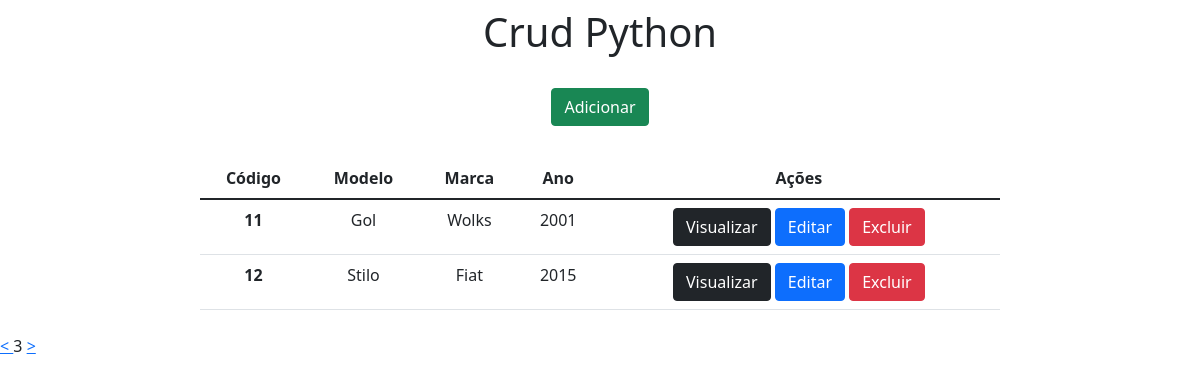
/?page=3, run on the app's committed database.
### app/models.py (models this page shows)
class Carros(models.Model):
    modelo = models.CharField(max_length=150)
    marca = models.CharField(max_length=100)
    ano = models.IntegerField()

### app/views.py (the view)
# urls.py: 2. Add a URL to urlpatterns:  path('', views.home, name='home')
def home(request):
    data = {}
    all = Carros.objects.all()
    paginator = Paginator(all, 2)
    pages = request.GET.get('page')
    data['db'] = paginator.get_page(pages)
    return render(request, 'index.html', data)

### app/templates/index.html (shortened to what this page needs)
<!DOCTYPE html>
<html lang="pt-br">
<head>
    <link href="https://cdn.jsdelivr.net/npm/bootstrap@5.1.1/dist/css/bootstrap.min.css" rel="stylesheet">
</head>
<body>
    <div class="col-8 m-auto pt-2 pb-2 text-center">
        <h1>Crud Python</h1>
    </div>
     <div class="col-8 m-auto pt-3 pb-2 text-center">
        <a href="/form" class="btn btn-success">Adicionar</a>
    </div>
     <div class="col-8 m-auto pt-4 pb-2 text-center">
        <table class="table">
            <thead class="thead-dark">
                <tr>
                  <th scope="col">Código</th>
                  <th scope="col">Modelo</th>
                  <th scope="col">Marca</th>
                  <th scope="col">Ano</th>
                  <th scope="col">Ações</th>
                </tr>
            </thead>
              <tbody>
              {%for dbs in db%}
               <tr>
                  <th> {{dbs.id}}</th>
                  <td>{{dbs.modelo}}</td>
                  <td>{{dbs.marca}}</td>
                  <td>{{dbs.ano}}</td>
                  <td>
                    <a href="/view/{{dbs.id}}" class=" btn btn-dark">Visualizar</a>
                    <a href="/edit/{{dbs.id}}" class=" btn btn-primary">Editar</a>
                    <a href="/delete/{{dbs.id}}" class=" btn btn-danger btnDel">Excluir</a>
                  </td>
                </tr>
              {%endfor %}
            </table>
    </div>
    <div class="'pagination">
        {% if db.has_previous %}
        <a href="?page={{db.previous_page_number}}"> < </a>
        {% endif %}
        {{db.number}}
         {% if db.has_next %}
        <a href="?page={{db.next_page_number}}"> > </a>
        {% endif %}
    </div>
    {% load static %}
</body>
</html>

### data on the page
Carros: id "11", modelo "Gol", marca "Wolks", ano "2001"
Carros: id "12", modelo "Stilo", marca "Fiat", ano "2015"

### other printed values
{{ db.number }} "3"
